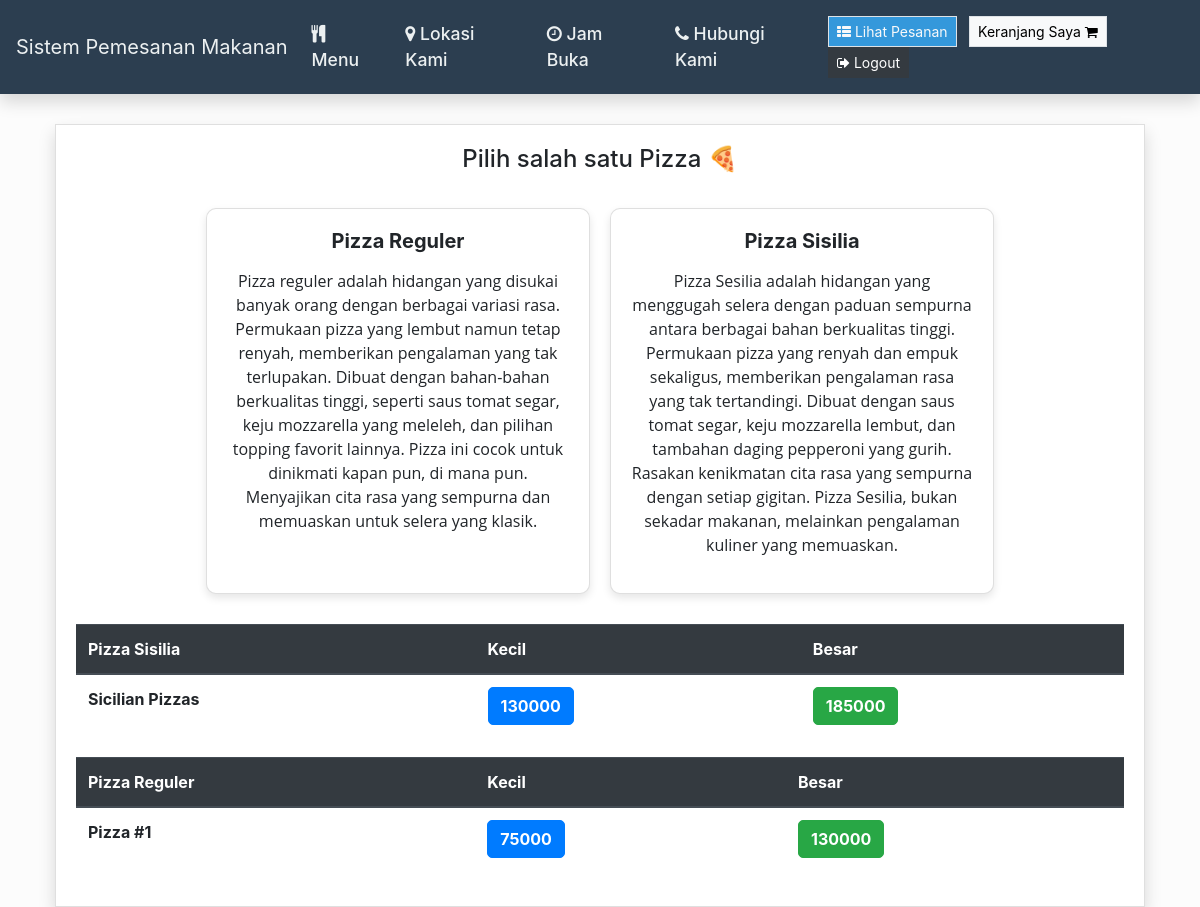
The page /Pizza (signed in) on the database its author committed.
### orders/models.py (models this page shows, shortened)
class RegularPizza(models.Model):
    pizza_choice = models.CharField(max_length=200)
    small_price = models.DecimalField(max_digits=10, decimal_places=0)
    large_price = models.DecimalField(max_digits=10, decimal_places=0)
    category_description = models.TextField()
    class Meta:
        verbose_name = "List of Regular Pizza"
        verbose_name_plural = "List of Regular Pizza"

class SicilianPizza(models.Model):
    pizza_choice = models.CharField(max_length=200)
    small_price = models.DecimalField(max_digits=10, decimal_places=0)
    large_price = models.DecimalField(max_digits=10, decimal_places=0)
    category_description = models.TextField()
    class Meta:
        verbose_name = "List of Sicilian Pizza"
        verbose_name_plural = "List of Sicilian Pizza"

### orders/views.py (the view)
# urls.py: path("Pizza", views.pizza, name="pizza"),
def pizza(request):
    if request.user.is_authenticated:
        return render(request, "orders/pizza.html", context = {"regular_pizza":RegularPizza.objects.all, "sicillian_pizza":SicilianPizza.objects.all , "toppings":Toppings.objects.all, "number_of_toppings":3})
    else:
        return redirect("orders:login")

### orders/models.py (called while the page is built)
    def __str__(self):
        return f"{self.topping_name}"

### orders/templates/orders/pizza.html (shortened to what this page needs)
{% extends 'orders/header.html' %} {% block content %}
<div class="container">
    <div class="card shadow rounded-0">
        <div class="card-body">
            <h4 class="mb-4 text-center">Pilih salah satu Pizza &#x1f355;</h4>
            <div class="row justify-content-center">
                <div class="card" id="regular_pizza_card" style="width: 24rem;">
                    <div class="card-body text-center">
                        <h5 class="card-title">Pizza Reguler</h5>
                        {% for pizza in regular_pizza %} {% if pizza.category_description != "default" %}
                        <p class="card-text">{{ pizza.category_description | safe }}</p>
                        {% endif %} {% endfor %}
                    </div>
                </div>
                <div class="card" id="sicillian_pizza_card" style="width: 24rem;">
                    <div class="card-body text-center">
                        <h5 class="card-title">Pizza Sisilia</h5>
                        {% for pizza in sicillian_pizza %} {% if pizza.category_description != "default" %}
                        <p class="card-text">{{ pizza.category_description | safe }}</p>
                        {% endif %} {% endfor %}
                    </div>
                </div>
            </div>
            <div class="row">
                <div class="col-12">
                    <table class="table" id="sicillian_pizza_table">
                        <thead class="thead-dark">
                            <tr>
                                <th scope="col">Pizza Sisilia</th>
                                <th scope="col">Kecil</th>
                                <th scope="col">Besar</th>
                            </tr>
                        </thead>
                        <tbody>
                            {% for pizza in sicillian_pizza %}
                            <tr>
                                <th>{{pizza.pizza_choice}}</th>
                                {% if number_of_toppings %}
                                <td><button type="button" class="btn btn-primary add_to_cart" onclick="pizza_toppings({{number_of_toppings}}, 'Pizza Sisilia Kecil', {{pizza.small_price}})"><strong>{{pizza.small_price}}</strong></button></td>
                                <td><button type="button" class="btn btn-success add_to_cart" onclick="pizza_toppings({{number_of_toppings}}, 'Pizza Sisilia Besar', {{pizza.large_price}})"><strong>{{pizza.large_price}}</strong></button></td>
                                {% endif %}
                            </tr>
                            {% endfor %}
                        </tbody>
                    </table>
                    <table class="table" id="regular_pizza_table">
                        <thead class="thead-dark">
                            <tr>
                                <th scope="col">Pizza Reguler</th>
                                <th scope="col">Kecil</th>
                                <th scope="col">Besar</th>
                            </tr>
                        </thead>
                        <tbody>
                            {% for pizza in regular_pizza %}
                            <tr>
                                <th>{{pizza.pizza_choice}}</th>
                                {% if number_of_toppings %}
                                <td><button type="button" class="btn btn-primary add_to_cart" onclick="pizza_toppings({{number_of_toppings}}, 'Pizza Reguler Kecil', {{pizza.small_price}})"><strong>{{pizza.small_price}}</strong></button></td>
                                <td><button type="button" class="btn btn-success add_to_cart" onclick="pizza_toppings({{number_of_toppings}}, 'Pizza Reguler Besar', {{pizza.large_price}})"><strong>{{pizza.large_price}}</strong></button></td>
                                {% endif %}
                            </tr>
                            {% endfor %}
                        </tbody>
                    </table>
                </div>
            </div>
        </div>
    </div>
</div>
{% endblock %}

### orders/static/orders/style.css (style rules this page uses)
html, body { height: 100%; width: 100%; }
body { background-image: url(./../img/wp.jpg); background-repeat: no-repeat; background-size: cover; background-position: center center; backdrop-filter: brightness(0.9887); }

### orders/templates/orders/pizza.html (style rules this page uses)
.card { border-radius: 10px; box-shadow: 0 4px 8px rgba(0, 0, 0, 0.1); margin: 10px; }
.card-title { font-size: 1.25rem; font-weight: bold; }
.table { margin-top: 20px; }
.table thead { background-color: #343a40; color: white; }
.btn-primary, .btn-success { border-radius: 5px; }

### rows shown on the page
RegularPizza: category_description "Pizza reguler adalah hidangan yang disukai banyak orang dengan berbagai variasi rasa. Permukaan pizza yang lembut namun tetap renyah, memberikan pengalaman yang tak terlupakan. Dibuat dengan bahan-bahan berkualitas tinggi, seperti saus tomat segar, keju mozzarella yang meleleh, dan pilihan topping favorit lainnya. Pizza ini cocok untuk dinikmati kapan pun, di mana pun. Menyajikan cita rasa yang sempurna dan memuaskan untuk selera yang klasik.", pizza_choice "Pizza #1", small_price "75000", large_price "130000"
SicilianPizza: category_description "Pizza Sesilia adalah hidangan yang menggugah selera dengan paduan sempurna antara berbagai bahan berkualitas tinggi. Permukaan pizza yang renyah dan empuk sekaligus, memberikan pengalaman rasa yang tak tertandingi. Dibuat dengan saus tomat segar, keju mozzarella lembut, dan tambahan daging pepperoni yang gurih. Rasakan kenikmatan cita rasa yang sempurna dengan setiap gigitan. Pizza Sesilia, bukan sekadar makanan, melainkan pengalaman kuliner yang memuaskan.", pizza_choice "Sicilian Pizzas", small_price "130000", large_price "185000"
